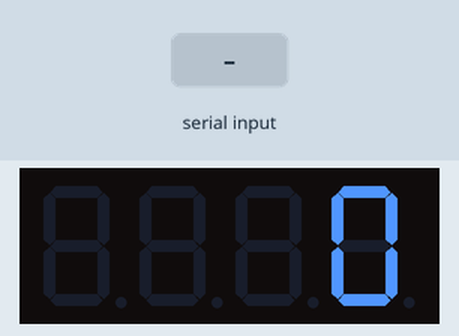
The sketch below on a simulated Arduino Uno, built with avr-gcc and run on an emulated ATmega328P. Shown: 4-digit seven-segment display. The test bench sets the inputs (shaded band).

Above: at 1.2 s.
1.3 s: "90,45\n" received over Serial
At 2.1 s:
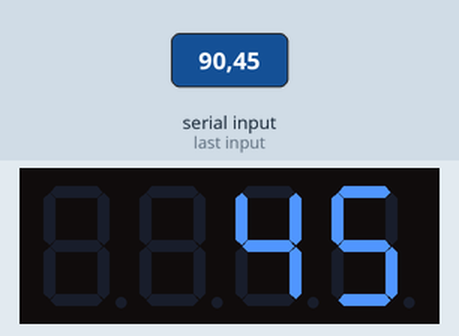
2.9 s: "30,150\n" received over Serial
At 3.6 s:
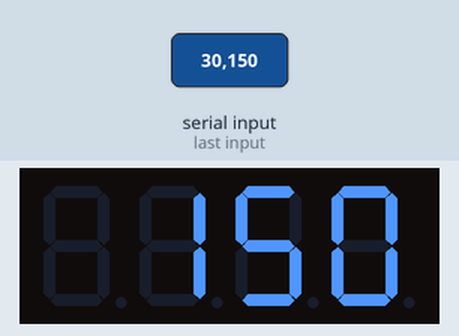
Timing chart, 0 to 5.9 s (numbered marks = the images above; inputs shaded):
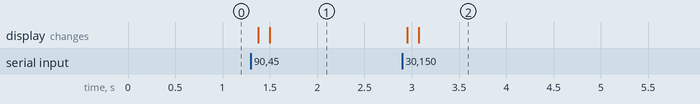

The sketch:

People-Counter-Display.ino
```cpp
#include <TM1637Display.h>

#define CLK 2  // Define the CLK pin
#define DIO 3  // Define the DIO pin

TM1637Display display(CLK, DIO);

int lastCount = 0; // Store the last received count

void setup() {
    Serial.begin(9600); // Start serial communication at 9600 baud rate
    display.setBrightness(0x0f); // Set brightness to maximum
    display.showNumberDec(0); // Initialize display with 0
}

void loop() {
    if (Serial.available()) {
        int newCount = Serial.parseInt(); // Read integer from serial

        if (newCount != 0 || Serial.peek() == '\n') { // Ensure we got a valid number
            lastCount = newCount; // Update lastCount only when valid data is received
        }

        Serial.read(); // Clear the newline character from the buffer
    }

    display.showNumberDec(lastCount); // Keep displaying the last received number
    delay(100); // Small delay to stabilize display updates
}
```

Measured:
- after the input at 1.3 s, the display: first changes after 0.07 s (image 1 shows a later state)
- after the input at 2.9 s, the display: first changes after 0.05 s (image 2 shows a later state)
